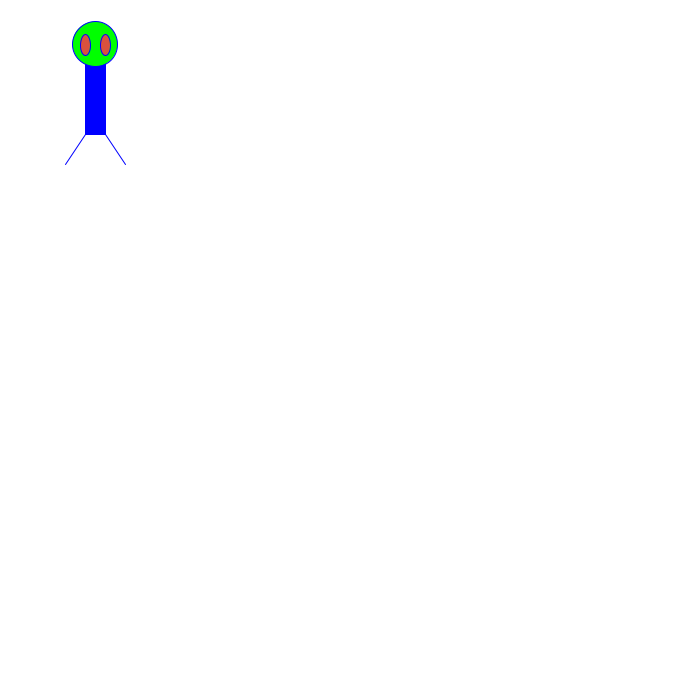
Frame 1 (no input)
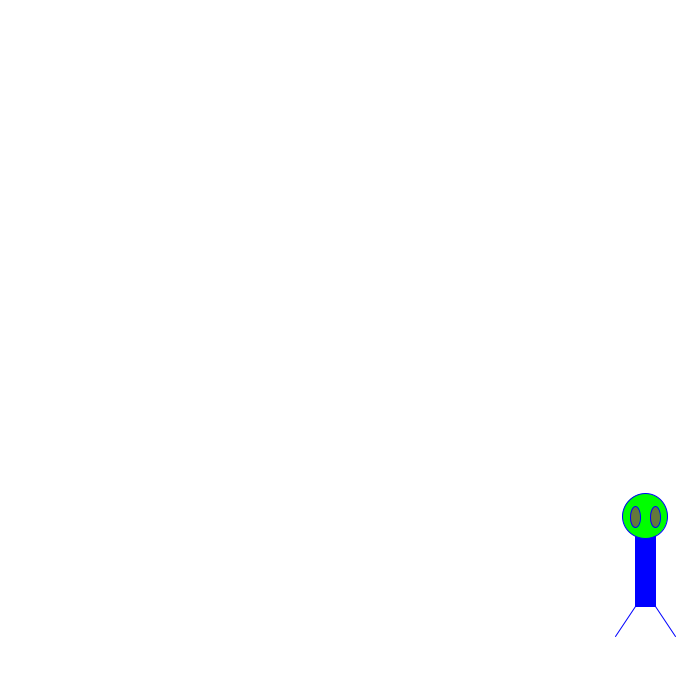
Frame 60 (the mouse pressed at the canvas centre just before this capture)
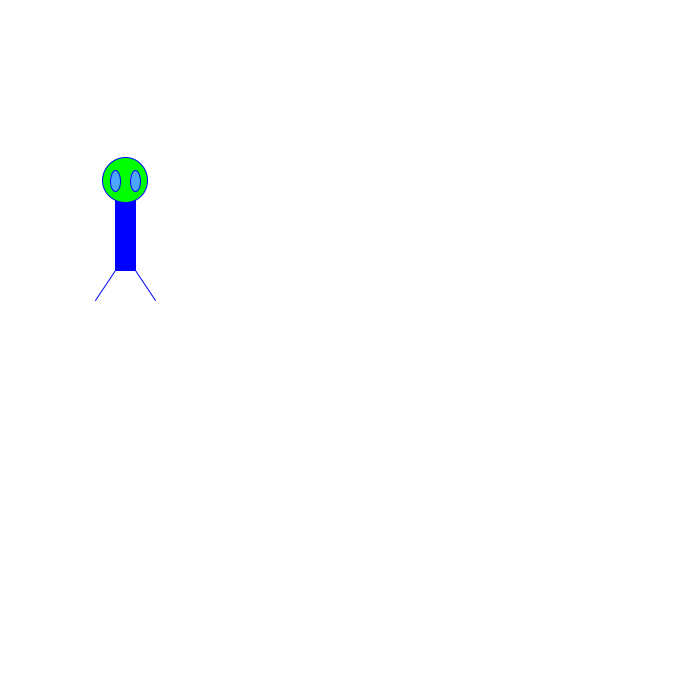
Frame 120 (the mouse held since frame 60 and released just before this capture)

The Processing sketch that drew these frames (run headless with seeded random() and noise(); from frame 60 on, the mouse is pressed at the canvas centre):

// Processing sketch: processing_68134
// ── processing_68134.pde

float AX = random(0,0);
float AY = random(0,0);
float backgroundColor = 255;
float eyeR;
float eyeG;
float eyeB;
float backB;
float backR;
float backG;
int speed = 5;
int speed2 = 4;

void setup() {
  size (700,700);
}

void draw() {
  backB= random(1,255);
  backG= random(1,255);
  backR= random(1,255);
  background(255);
  AX = AX + speed;
  AY = AY + speed2;
  if (AX > 570 || AX < 0)
    speed = speed * -1;
  if (AY > 540 || AY < 0)
    speed2 = speed2 * -1;
 
  stroke(0, 0, 255);
  fill(0, 0, 255);
  rect(AX + 80, AY + 50, 20, 80);
  fill (0, 255, 0);
  ellipse(AX + 90, AY + 40, 45, 45);
  line(AX + 80, AY + 130, AX + 60, AY + 160);
  line(AX + 100, AY + 130, AX + 120, AY + 160);
  eyeB = random(1, 255);
  eyeR = random(1,255);
  eyeG = random(1,255);
  fill(eyeR,eyeG,eyeB);
  ellipse(AX + 80, AY + 41, 10, 21);
  ellipse(AX + 100, AY + 41, 10, 21);
  
  
  AX = AX + speed;
  AY = AY + speed2;

}
